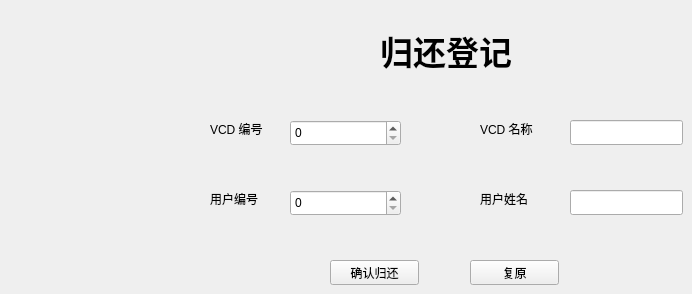
  <widget class="QWidget" name="tab_return">
   <attribute name="title">
    <string>归还登记</string>
   </attribute>
   <widget class="QLabel" name="tab_return_lb_title">
    <property name="geometry">
     <rect>
      <x>380</x>
      <y>20</y>
      <width>141</width>
      <height>61</height>
     </rect>
    </property>
    <property name="font">
     <font>
      <pointsize>25</pointsize>
      <weight>75</weight>
      <italic>false</italic>
      <bold>true</bold>
      <underline>false</underline>
     </font>
    </property>
    <property name="text">
     <string>归还登记</string>
    </property>
   </widget>
   <widget class="QLineEdit" name="tab_return_le_user_name">
    <property name="geometry">
     <rect>
      <x>570</x>
      <y>190</y>
      <width>113</width>
      <height>25</height>
     </rect>
    </property>
    <property name="focusPolicy">
     <enum>Qt::NoFocus</enum>
    </property>
   </widget>
   <widget class="QSpinBox" name="tab_return_sb_vcd_id">
    <property name="geometry">
     <rect>
      <x>290</x>
      <y>120</y>
      <width>111</width>
      <height>26</height>
     </rect>
    </property>
   </widget>
   <widget class="QLabel" name="tab_return_lb_user_id">
    <property name="geometry">
     <rect>
      <x>210</x>
      <y>190</y>
      <width>67</width>
      <height>17</height>
     </rect>
    </property>
    <property name="text">
     <string>用户编号</string>
    </property>
   </widget>
   <widget class="QLabel" name="tab_return_lb_vcd_id">
    <property name="geometry">
     <rect>
      <x>210</x>
      <y>120</y>
      <width>67</width>
      <height>17</height>
     </rect>
    </property>
    <property name="text">
     <string>VCD 编号</string>
    </property>
   </widget>
   <widget class="QLineEdit" name="tab_return_le_vcd_name">
    <property name="geometry">
     <rect>
      <x>570</x>
      <y>120</y>
      <width>113</width>
      <height>25</height>
     </rect>
    </property>
    <property name="focusPolicy">
     <enum>Qt::NoFocus</enum>
    </property>
   </widget>
   <widget class="QLabel" name="tab_return_lb_vcd_name">
    <property name="geometry">
     <rect>
      <x>480</x>
      <y>120</y>
      <width>67</width>
      <height>17</height>
     </rect>
    </property>
    <property name="text">
     <string>VCD 名称</string>
    </property>
   </widget>
   <widget class="QLabel" name="tab_return_lb_user_name">
    <property name="geometry">
     <rect>
      <x>480</x>
      <y>190</y>
      <width>67</width>
      <height>17</height>
     </rect>
    </property>
    <property name="text">
     <string>用户姓名</string>
    </property>
   </widget>
   <widget class="QSpinBox" name="tab_return_sb_user_id">
    <property name="geometry">
     <rect>
      <x>290</x>
      <y>190</y>
      <width>111</width>
      <height>26</height>
     </rect>
    </property>
   </widget>
   <widget class="QPushButton" name="tab_return_pb_confirm">
    <property name="geometry">
     <rect>
      <x>330</x>
      <y>260</y>
      <width>89</width>
      <height>25</height>
     </rect>
    </property>
    <property name="text">
     <string>确认归还</string>
    </property>
   </widget>
   <widget class="QPushButton" name="tab_return_pb_clear">
    <property name="geometry">
     <rect>
      <x>470</x>
      <y>260</y>
      <width>89</width>
      <height>25</height>
     </rect>
    </property>
    <property name="text">
     <string>复原</string>
    </property>
   </widget>
  </widget>
